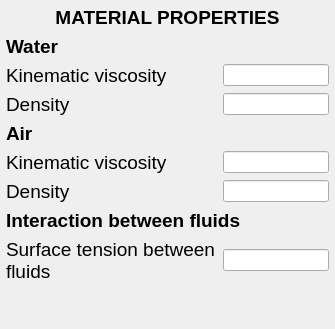
     <widget class="QWidget" name="FA_Material">
      <layout class="QVBoxLayout" name="verticalLayout_10">
       <property name="leftMargin">
        <number>6</number>
       </property>
       <property name="topMargin">
        <number>6</number>
       </property>
       <property name="rightMargin">
        <number>6</number>
       </property>
       <property name="bottomMargin">
        <number>6</number>
       </property>
       <item>
        <widget class="QLabel" name="label_10">
         <property name="font">
          <font>
           <pointsize>14</pointsize>
          </font>
         </property>
         <property name="text">
          <string>&lt;html&gt;&lt;head/&gt;&lt;body&gt;&lt;p&gt;&lt;span style=&quot; font-weight:600;&quot;&gt;MATERIAL PROPERTIES&lt;/span&gt;&lt;/p&gt;&lt;/body&gt;&lt;/html&gt;</string>
         </property>
         <property name="alignment">
          <set>Qt::AlignCenter</set>
         </property>
        </widget>
       </item>
       <item>
        <widget class="QLabel" name="label_3">
         <property name="font">
          <font>
           <pointsize>14</pointsize>
           <weight>75</weight>
           <bold>true</bold>
          </font>
         </property>
         <property name="text">
          <string>Water</string>
         </property>
        </widget>
       </item>
       <item>
        <layout class="QHBoxLayout" name="horizontalLayout_12" stretch="2,1">
         <item>
          <widget class="QLabel" name="B1_Label_5">
           <property name="font">
            <font>
             <pointsize>14</pointsize>
             <italic>false</italic>
            </font>
           </property>
           <property name="text">
            <string>Kinematic viscosity</string>
           </property>
           <property name="alignment">
            <set>Qt::AlignLeading|Qt::AlignLeft|Qt::AlignVCenter</set>
           </property>
           <property name="wordWrap">
            <bool>true</bool>
           </property>
          </widget>
         </item>
         <item>
          <widget class="QLineEdit" name="lineEdit_11"/>
         </item>
        </layout>
       </item>
       <item>
        <layout class="QHBoxLayout" name="horizontalLayout_13" stretch="2,1">
         <item>
          <widget class="QLabel" name="B1_Label_8">
           <property name="font">
            <font>
             <pointsize>14</pointsize>
             <italic>false</italic>
            </font>
           </property>
           <property name="text">
            <string>Density</string>
           </property>
           <property name="alignment">
            <set>Qt::AlignLeading|Qt::AlignLeft|Qt::AlignVCenter</set>
           </property>
           <property name="wordWrap">
            <bool>true</bool>
           </property>
          </widget>
         </item>
         <item>
          <widget class="QLineEdit" name="lineEdit_12"/>
         </item>
        </layout>
       </item>
       <item>
        <widget class="QLabel" name="label_4">
         <property name="font">
          <font>
           <pointsize>14</pointsize>
           <weight>75</weight>
           <bold>true</bold>
          </font>
         </property>
         <property name="text">
          <string>Air</string>
         </property>
        </widget>
       </item>
       <item>
        <layout class="QHBoxLayout" name="horizontalLayout_14" stretch="2,1">
         <item>
          <widget class="QLabel" name="B1_Label_9">
           <property name="font">
            <font>
             <pointsize>14</pointsize>
             <italic>false</italic>
            </font>
           </property>
           <property name="text">
            <string>Kinematic viscosity</string>
           </property>
           <property name="alignment">
            <set>Qt::AlignLeading|Qt::AlignLeft|Qt::AlignVCenter</set>
           </property>
           <property name="wordWrap">
            <bool>true</bool>
           </property>
          </widget>
         </item>
         <item>
          <widget class="QLineEdit" name="lineEdit_13"/>
         </item>
        </layout>
       </item>
       <item>
        <layout class="QHBoxLayout" name="horizontalLayout_15" stretch="2,1">
         <item>
          <widget class="QLabel" name="B1_Label_10">
           <property name="font">
            <font>
             <pointsize>14</pointsize>
             <italic>false</italic>
            </font>
           </property>
           <property name="text">
            <string>Density</string>
           </property>
           <property name="alignment">
            <set>Qt::AlignLeading|Qt::AlignLeft|Qt::AlignVCenter</set>
           </property>
           <property name="wordWrap">
            <bool>true</bool>
           </property>
          </widget>
         </item>
         <item>
          <widget class="QLineEdit" name="lineEdit_14"/>
         </item>
        </layout>
       </item>
       <item>
        <widget class="QLabel" name="label_5">
         <property name="font">
          <font>
           <pointsize>14</pointsize>
           <weight>75</weight>
           <bold>true</bold>
          </font>
         </property>
         <property name="text">
          <string>Interaction between fluids</string>
         </property>
        </widget>
       </item>
       <item>
        <layout class="QHBoxLayout" name="horizontalLayout_10" stretch="2,1">
         <item>
          <widget class="QLabel" name="B1_Label_7">
           <property name="font">
            <font>
             <pointsize>14</pointsize>
             <italic>false</italic>
            </font>
           </property>
           <property name="text">
            <string>Surface tension between fluids</string>
           </property>
           <property name="alignment">
            <set>Qt::AlignLeading|Qt::AlignLeft|Qt::AlignVCenter</set>
           </property>
           <property name="wordWrap">
            <bool>true</bool>
           </property>
          </widget>
         </item>
         <item>
          <widget class="QLineEdit" name="lineEdit_10"/>
         </item>
        </layout>
       </item>
       <item>
        <spacer name="verticalSpacer_10">
         <property name="orientation">
          <enum>Qt::Vertical</enum>
         </property>
         <property name="sizeHint" stdset="0">
          <size>
           <width>20</width>
           <height>40</height>
          </size>
         </property>
        </spacer>
       </item>
      </layout>
     </widget>
